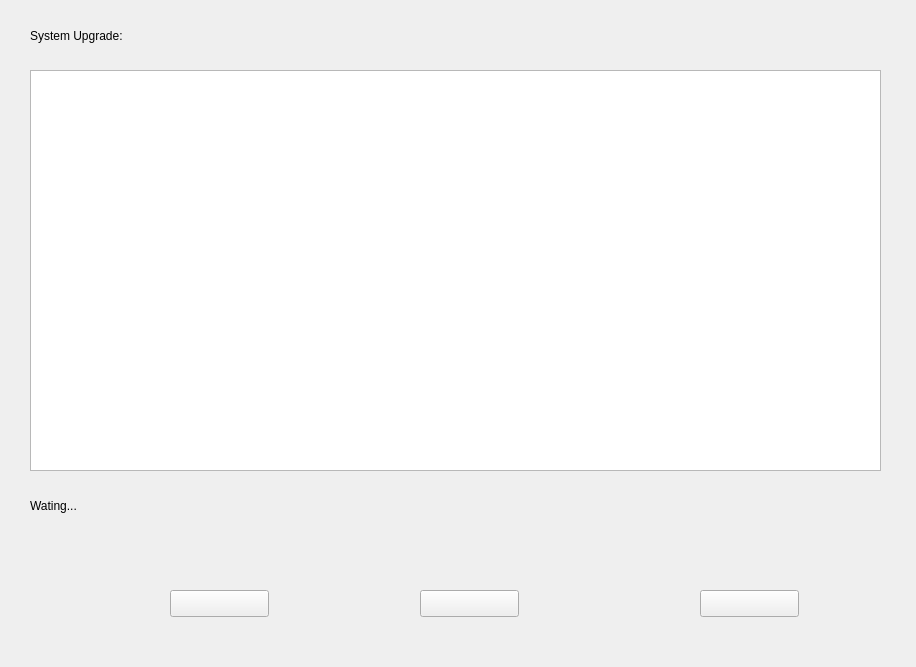
<?xml version="1.0" encoding="UTF-8"?>
<ui version="4.0">
 <class>QQTUpgradeWidget</class>
 <widget class="QWidget" name="QQTUpgradeWidget">
  <property name="geometry">
   <rect>
    <x>0</x>
    <y>0</y>
    <width>916</width>
    <height>667</height>
   </rect>
  </property>
  <property name="windowTitle">
   <string>QQTUpgradeWidget</string>
  </property>
  <layout class="QHBoxLayout" name="horizontalLayout">
   <property name="spacing">
    <number>0</number>
   </property>
   <property name="leftMargin">
    <number>0</number>
   </property>
   <property name="topMargin">
    <number>0</number>
   </property>
   <property name="rightMargin">
    <number>0</number>
   </property>
   <property name="bottomMargin">
    <number>0</number>
   </property>
   <item>
    <widget class="QWidget" name="widgetQQTUpgrade" native="true">
     <widget class="QLabel" name="lbTip">
      <property name="geometry">
       <rect>
        <x>30</x>
        <y>20</y>
        <width>331</width>
        <height>31</height>
       </rect>
      </property>
      <property name="text">
       <string>System Upgrade:</string>
      </property>
      <property name="alignment">
       <set>Qt::AlignLeading|Qt::AlignLeft|Qt::AlignVCenter</set>
      </property>
     </widget>
     <widget class="QQTProgressBar" name="widgetUpgrade" native="true">
      <property name="geometry">
       <rect>
        <x>30</x>
        <y>540</y>
        <width>611</width>
        <height>31</height>
       </rect>
      </property>
     </widget>
     <widget class="QLabel" name="lbUpgrade">
      <property name="geometry">
       <rect>
        <x>30</x>
        <y>490</y>
        <width>301</width>
        <height>31</height>
       </rect>
      </property>
      <property name="text">
       <string>Wating...</string>
      </property>
     </widget>
     <widget class="QTextBrowser" name="tbVersion">
      <property name="geometry">
       <rect>
        <x>30</x>
        <y>70</y>
        <width>851</width>
        <height>401</height>
       </rect>
      </property>
     </widget>
     <widget class="QQTPushButton" name="btnDown">
      <property name="geometry">
       <rect>
        <x>420</x>
        <y>590</y>
        <width>99</width>
        <height>27</height>
       </rect>
      </property>
      <property name="text">
       <string/>
      </property>
     </widget>
     <widget class="QQTPushButton" name="btnCancel">
      <property name="geometry">
       <rect>
        <x>700</x>
        <y>590</y>
        <width>99</width>
        <height>27</height>
       </rect>
      </property>
      <property name="text">
       <string/>
      </property>
     </widget>
     <widget class="QQTPushButton" name="btnCheck">
      <property name="geometry">
       <rect>
        <x>170</x>
        <y>590</y>
        <width>99</width>
        <height>27</height>
       </rect>
      </property>
      <property name="text">
       <string/>
      </property>
     </widget>
    </widget>
   </item>
  </layout>
 </widget>
 <layoutdefault spacing="6" margin="11"/>
 <customwidgets>
  <customwidget>
   <class>QQTProgressBar</class>
   <extends>QWidget</extends>
   <header>qqtprogressbar.h</header>
   <container>1</container>
  </customwidget>
  <customwidget>
   <class>QQTPushButton</class>
   <extends>QPushButton</extends>
   <header>qqtpushbutton.h</header>
  </customwidget>
 </customwidgets>
 <resources/>
 <connections/>
</ui>
